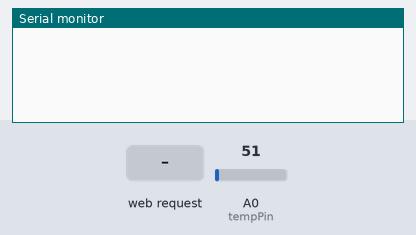
Bench run of a sketch on a simulated Arduino Uno, built with avr-gcc and run on an emulated ATmega328P. On the bench: the last lines printed to the serial monitor. The inputs (shaded band) are chosen by the test bench; at power-on: A0 (tempPin) = 51. WiFi joins after 1.5 s; servers stay silent unless stated.

Above: at 1.2 s.
1.3 s: HTTP request GET /ledon received
At 1.7 s:
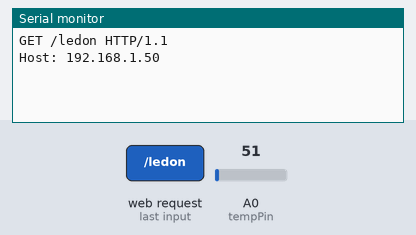
2.8 s: HTTP request GET /ledoff received
At 4.1 s:
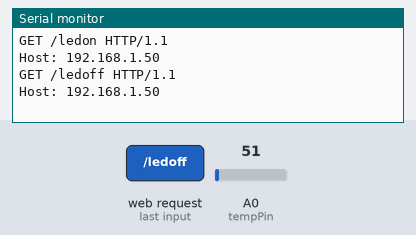

Measured:
- after the input at 1.3 s, the serial monitor: prints a new line at once (image 1)
- after the input at 2.8 s, the serial monitor: prints a new line at once (image 2)

The sketch:

WebServer.ino
```cpp
/*
  Web Server


*/
#include <SPI.h>
#include <Ethernet.h>
// MAC Adress e IP Adress da Rede pro Ethernet Shield
byte mac[] = { 0x90, 0xA2, 0xDA, 0x0B, 0x00, 0x26 };
IPAddress ip(192,168,1,100);

EthernetServer server(80); // Inicializa Server na porta 80

#define tempPin  0  // sensor de temperatura pin analog
int temp;
float C, F;


void setup()
{
  Serial.begin(9600);

  // start the Ethernet connection and the server:
  Ethernet.begin(mac, ip);
  server.begin();
}

void loop()
{
  // listen for incoming clients
  EthernetClient client = server.available();
  if (client) {
    // an http request ends with a blank line
    boolean currentLineIsBlank = true;
    String s;
    boolean led;
    while (client.connected()) {
      if (client.available()) {
        char c = client.read();
        Serial.print(c);
        s.concat(c);
        if (s.endsWith("/ledon")) led = true;
        if (s.endsWith("/ledoff")) led = false;

        // if you've gotten to the end of the line (received a newline
        // character) and the line is blank, the http request has ended,
        // so you can send a reply
        if (c == '\n' && currentLineIsBlank) {
          // send a standard http response header
          client.println("HTTP/1.1 200 OK");
          client.println("Content-Type: text/html");
          client.println();
          client.println("ARDUINO WEB SERVER ON LINE");
          client.println("<br />");
          client.println("Temperatura ambiente em Curitiba: ");
          client.println("<br />");

          if (led) {
            digitalWrite(13, HIGH) ;
             client.println("Led Ligado");
          }
          if (~led) {
           digitalWrite(13, LOW);
           client.println("Led Desligado");
          }


          client.println();
          // obter dados do sensor de temperatura
          temp = analogRead(tempPin);
          // converter para Celsius e Faranheit
          C = (5.0 * temp * 100.0)/1024.0;  //convert the analog data to temperature
          F = ((C * 1.8) + 32);

          client.print("C = ");
          client.println(C);
          client.println("<br />");
          client.print("F = ");
          client.println(F);
          client.println("<br />");
          client.println("======================================================");
          client.println("<br />");

          break;
        }
        if (c == '\n') {
          // you're starting a new line
          currentLineIsBlank = true;
        }
        else if (c != '\r') {
          // you've gotten a character on the current line
          currentLineIsBlank = false;
        }
      }
    }
    // give the web browser time to receive the data
    delay(1);
    // close the connection:
    client.stop();
  }
}
```
